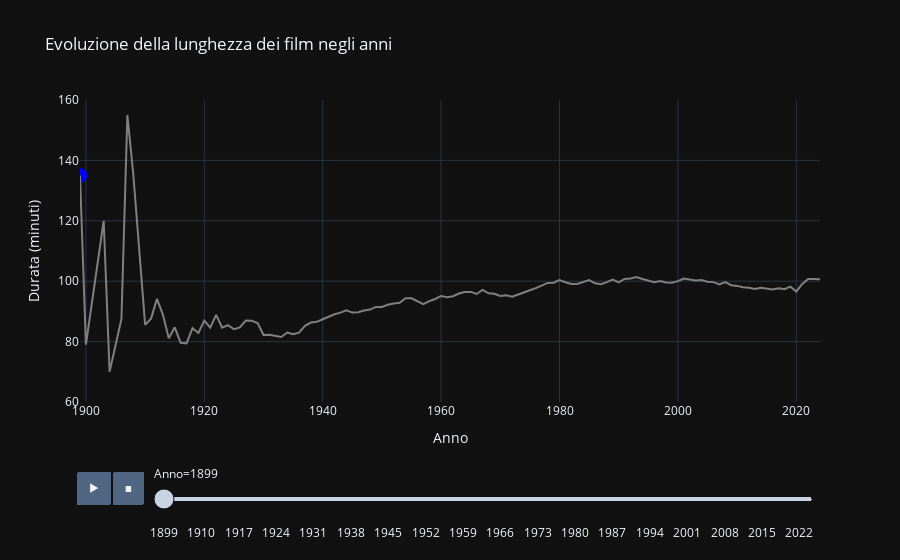

The code cell stored with this chart in its notebook:
### Code cell
fig = px.scatter(
    average_length,
    x="year",
    y="length",
    animation_frame="year",
    title="Evoluzione della lunghezza dei film negli anni",
    labels={'year': 'Anno', 'length': 'Durata (minuti)'},
    range_x=[1899, 2024],
    range_y=[60, 160]
)

# Modifica del tracciato per includere linea e marker
fig.update_traces(mode="lines+markers", marker=dict(size=15, color='blue'))

# Configurazione del layout
fig.update_layout(
    xaxis=dict(title="Anno"),
    yaxis=dict(title="Durata (minuti)"),
    showlegend=False
)
fig.add_trace(
    go.Scatter(
        x=average_length['year'],
        y=average_length['length'],
        mode='lines',
        line=dict(color='gray', width=2),
        showlegend=False
    )
)

fig.show()

### Figure 1 — Plotly figure (JSON) as saved in the notebook; plotly's stock layout.template omitted (floating-point values rounded to 4 significant figures)
{"data": [{"hovertemplate": "Anno=%{x}<br>Durata (minuti)=%{y}<extra></extra>", "legendgroup": "", "marker": {"color": "blue", "symbol": "circle", "size": 15}, "mode": "lines+markers", "name": "", "orientation": "v", "showlegend": false, "x": [1899], "xaxis": "x", "y": [135.0], "yaxis": "y", "type": "scatter"}, {"line": {"color": "gray", "width": 2}, "mode": "lines", "showlegend": false, "x": [1899, 1900, 1903, 1904, 1906, 1907, 1908, 1910, 1911, 1912, 1913, 1914, 1915, 1916, 1917, 1918, 1919, 1920, 1921, 1922, 1923, 1924, 1925, 1926, 1927, 1928, 1929, 1930, 1931, 1932, 1933, 1934, 1935, 1936, 1937, 1938, 1939, 1940, 1941, 1942, 1943, 1944, 1945, 1946, 1947, 1948, 1949, 1950, 1951, 1952, 1953, 1954, 1955, 1956, 1957, 1958, 1959, 1960, 1961, 1962, 1963, 1964, 1965, 1966, 1967, 1968, 1969, 1970, 1971, 1972, 1973, 1974, 1975, 1976, 1977, 1978, 1979, 1980, 1981, 1982, 1983, 1984, 1985, 1986, 1987, 1988, 1989, 1990, 1991, 1992, 1993, 1994, 1995, 1996, 1997, 1998, 1999, 2000, 2001, 2002, 2003, 2004, 2005, 2006, 2007, 2008, 2009, 2010, 2011, 2012, 2013, 2014, 2015, 2016, 2017, 2018, 2019, 2020, 2021, 2022, 2023, 2024], "y": [135.0, 79.0, 120.0, 70.0, 87.5, 155.0, 135.5, 85.6, 87.6, 94.15, 88.94, 81.07, 84.75, 79.63, 79.43, 84.43, 82.86, 86.99, 84.65, 88.84, 84.59, 85.46, 84.09, 84.69, 86.97, 86.91, 86.12, 82.19, 82.27, 81.85, 81.52, 83.01, 82.44, 82.97, 85.22, 86.31, 86.55, 87.4, 88.34, 89.06, 89.61, 90.39, 89.61, 89.73, 90.27, 90.59, 91.48, 91.49, 92.18, 92.64, 92.84, 94.34, 94.33, 93.27, 92.39, 93.39, 94.12, 95.12, 94.68, 95.01, 95.92, 96.44, 96.46, 95.76, 97.1, 96.01, 95.84, 95.1, 95.32, 94.83, 95.47, 96.36, 96.99, 97.69, 98.5, 99.42, 99.5, 100.4, 99.66, 99.11, 99.09, 99.7, 100.4, 99.31, 98.98, 99.68, 100.5, 99.61, 100.7, 100.9, 101.4, 100.8, 100.3, 99.63, 100.0, 99.56, 99.49, 100.0, 100.9, 100.6, 100.2, 100.4, 99.84, 99.69, 98.91, 99.73, 98.67, 98.44, 97.98, 97.79, 97.39, 97.82, 97.52, 97.26, 97.67, 97.37, 98.2, 96.6, 99.08, 100.7, 100.7, 100.6], "type": "scatter"}], "layout": {"xaxis": {"anchor": "y", "domain": [0.0, 1.0], "title": {"text": "Anno"}, "range": [1899, 2024], "categoryorder": "array", "categoryarray": [1899, 1900, 1903, 1904, 1906, 1907, 1908, 1910, 1911, 1912, 1913, 1914, 1915, 1916, 1917, 1918, 1919, 1920, 1921, 1922, 1923, 1924, 1925, 1926, 1927, 1928, 1929, 1930, 1931, 1932, 1933, 1934, 1935, 1936, 1937, 1938, 1939, 1940, 1941, 1942, 1943, 1944, 1945, 1946, 1947, 1948, 1949, 1950, 1951, 1952, 1953, 1954, 1955, 1956, 1957, 1958, 1959, 1960, 1961, 1962, 1963, 1964, 1965, 1966, 1967, 1968, 1969, 1970, 1971, 1972, 1973, 1974, 1975, 1976, 1977, 1978, 1979, 1980, 1981, 1982, 1983, 1984, 1985, 1986, 1987, 1988, 1989, 1990, 1991, 1992, 1993, 1994, 1995, 1996, 1997, 1998, 1999, 2000, 2001, 2002, 2003, 2004, 2005, 2006, 2007, 2008, 2009, 2010, 2011, 2012, 2013, 2014, 2015, 2016, 2017, 2018, 2019, 2020, 2021, 2022, 2023, 2024]}, "yaxis": {"anchor": "x", "domain": [0.0, 1.0], "title": {"text": "Durata (minuti)"}, "range": [60, 160]}, "legend": {"tracegroupgap": 0}, "title": {"text": "Evoluzione della lunghezza dei film negli anni"}, "updatemenus": [{"buttons": [{"args": [null, {"frame": {"duration": 500, "redraw": false}, "mode": "immediate", "fromcurrent": true, "transition": {"duration": 500, "easing": "linear"}}], "label": "&#9654;", "method": "animate"}, {"args": [[null], {"frame": {"duration": 0, "redraw": false}, "mode": "immediate", "fromcurrent": true, "transition": {"duration": 0, "easing": "linear"}}], "label": "&#9724;", "method": "animate"}], "direction": "left", "pad": {"r": 10, "t": 70}, "showactive": false, "type": "buttons", "x": 0.1, "xanchor": "right", "y": 0, "yanchor": "top"}], "sliders": [{"active": 0, "currentvalue": {"prefix": "Anno="}, "len": 0.9, "pad": {"b": 10, "t": 60}, "steps": [{"args": [["1899"], {"frame": {"duration": 0, "redraw": false}, "mode": "immediate", "fromcurrent": true, "transition": {"duration": 0, "easing": "linear"}}], "label": "1899", "method": "animate"}, {"args": [["1900"], {"frame": {"duration": 0, "redraw": false}, "mode": "immediate", "fromcurrent": true, "transition": {"duration": 0, "easing": "linear"}}], "label": "1900", "method": "animate"}, {"args": [["1903"], {"frame": {"duration": 0, "redraw": false}, "mode": "immediate", "fromcurrent": true, "transition": {"duration": 0, "easing": "linear"}}], "label": "1903", "method": "animate"}, {"args": [["1904"], {"frame": {"duration": 0, "redraw": false}, "mode": "immediate", "fromcurrent": true, "transition": {"duration": 0, "easing": "linear"}}], "label": "1904", "method": "animate"}, {"args": [["1906"], {"frame": {"duration": 0, "redraw": false}, "mode": "immediate", "fromcurrent": true, "transition": {"duration": 0, "easing": "linear"}}], "label": "1906", "method": "animate"}, {"args": [["1907"], {"frame": {"duration": 0, "redraw": false}, "mode": "immediate", "fromcurrent": true, "transition": {"duration": 0, "easing": "linear"}}], "label": "1907", "method": "animate"}, {"args": [["1908"], {"frame": {"duration": 0, "redraw": false}, "mode": "immediate", "fromcurrent": true, "transition": {"duration": 0, "easing": "linear"}}], "label": "1908", "method": "animate"}, {"args": [["1910"], {"frame": {"duration": 0, "redraw": false}, "mode": "immediate", "fromcurrent": true, "transition": {"duration": 0, "easing": "linear"}}], "label": "1910", "method": "animate"}, {"args": [["1911"], {"frame": {"duration": 0, "redraw": false}, "mode": "immediate", "fromcurrent": true, "transition": {"duration": 0, "easing": "linear"}}], "label": "1911", "method": "animate"}, {"args": [["1912"], {"frame": {"duration": 0, "redraw": false}, "mode": "immediate", "fromcurrent": true, "transition": {"duration": 0, "easing": "linear"}}], "label": "1912", "method": "animate"}, {"args": [["1913"], {"frame": {"duration": 0, "redraw": false}, "mode": "immediate", "fromcurrent": true, "transition": {"duration": 0, "easing": "linear"}}], "label": "1913", "method": "animate"}, {"args": [["1914"], {"frame": {"duration": 0, "redraw": false}, "mode": "immediate", "fromcurrent": true, "transition": {"duration": 0, "easing": "linear"}}], "label": "1914", "method": "animate"}, {"args": [["1915"], {"frame": {"duration": 0, "redraw": false}, "mode": "immediate", "fromcurrent": true, "transition": {"duration": 0, "easing": "linear"}}], "label": "1915", "method": "animate"}, {"args": [["1916"], {"frame": {"duration": 0, "redraw": false}, "mode": "immediate", "fromcurrent": true, "transition": {"duration": 0, "easing": "linear"}}], "label": "1916", "method": "animate"}, {"args": [["1917"], {"frame": {"duration": 0, "redraw": false}, "mode": "immediate", "fromcurrent": true, "transition": {"duration": 0, "easing": "linear"}}], "label": "1917", "method": "animate"}, {"args": [["1918"], {"frame": {"duration": 0, "redraw": false}, "mode": "immediate", "fromcurrent": true, "transition": {"duration": 0, "easing": "linear"}}], "label": "1918", "method": "animate"}, {"args": [["1919"], {"frame": {"duration": 0, "redraw": false}, "mode": "immediate", "fromcurrent": true, "transition": {"duration": 0, "easing": "linear"}}], "label": "1919", "method": "animate"}, {"args": [["1920"], {"frame": {"duration": 0, "redraw": false}, "mode": "immediate", "fromcurrent": true, "transition": {"duration": 0, "easing": "linear"}}], "label": "1920", "method": "animate"}, {"args": [["1921"], {"frame": {"duration": 0, "redraw": false}, "mode": "immediate", "fromcurrent": true, "transition": {"duration": 0, "easing": "linear"}}], "label": "1921", "method": "animate"}, {"args": [["1922"], {"frame": {"duration": 0, "redraw": false}, "mode": "immediate", "fromcurrent": true, "transition": {"duration": 0, "easing": "linear"}}], "label": "1922", "method": "animate"}, {"args": [["1923"], {"frame": {"duration": 0, "redraw": false}, "mode": "immediate", "fromcurrent": true, "transition": {"duration": 0, "easing": "linear"}}], "label": "1923", "method": "animate"}, {"args": [["1924"], {"frame": {"duration": 0, "redraw": false}, "mode": "immediate", "fromcurrent": true, "transition": {"duration": 0, "easing": "linear"}}], "label": "1924", "method": "animate"}, {"args": [["1925"], {"frame": {"duration": 0, "redraw": false}, "mode": "immediate", "fromcurrent": true, "transition": {"duration": 0, "easing": "linear"}}], "label": "1925", "method": "animate"}, {"args": [["1926"], {"frame": {"duration": 0, "redraw": false}, "mode": "immediate", "fromcurrent": true, "transition": {"duration": 0, "easing": "linear"}}], "label": "1926", "method": "animate"}, {"args": [["1927"], {"frame": {"duration": 0, "redraw": false}, "mode": "immediate", "fromcurrent": true, "transition": {"duration": 0, "easing": "linear"}}], "label": "1927", "method": "animate"}, {"args": [["1928"], {"frame": {"duration": 0, "redraw": false}, "mode": "immediate", "fromcurrent": true, "transition": {"duration": 0, "easing": "linear"}}], "label": "1928", "method": "animate"}, {"args": [["1929"], {"frame": {"duration": 0, "redraw": false}, "mode": "immediate", "fromcurrent": true, "transition": {"duration": 0, "easing": "linear"}}], "label": "1929", "method": "animate"}, {"args": [["1930"], {"frame": {"duration": 0, "redraw": false}, "mode": "immediate", "fromcurrent": true, "transition": {"duration": 0, "easing": "linear"}}], "label": "1930", "method": "animate"}, {"args": [["1931"], {"frame": {"duration": 0, "redraw": false}, "mode": "immediate", "fromcurrent": true, "transition": {"duration": 0, "easing": "linear"}}], "label": "1931", "method": "animate"}, {"args": [["1932"], {"frame": {"duration": 0, "redraw": false}, "mode": "immediate", "fromcurrent": true, "transition": {"duration": 0, "easing": "linear"}}], "label": "1932", "method": "animate"}, {"args": [["1933"], {"frame": {"duration": 0, "redraw": false}, "mode": "immediate", "fromcurrent": true, "transition": {"duration": 0, "easing": "linear"}}], "label": "1933", "method": "animate"}, {"args": [["1934"], {"frame": {"duration": 0, "redraw": false}, "mode": "immediate", "fromcurrent": true, "transition": {"duration": 0, "easing": "linear"}}], "label": "1934", "method": "animate"}, {"args": [["1935"], {"frame": {"duration": 0, "redraw": false}, "mode": "immediate", "fromcurrent": true, "transition": {"duration": 0, "easing": "linear"}}], "label": "1935", "method": "animate"}, {"args": [["1936"], {"frame": {"duration": 0, "redraw": false}, "mode": "immediate", "fromcurrent": true, "transition": {"duration": 0, "easing": "linear"}}], "label": "1936", "method": "animate"}, {"args": [["1937"], {"frame": {"duration": 0, "redraw": false}, "mode": "immediate", "fromcurrent": true, "transition": {"duration": 0, "easing": "linear"}}], "label": "1937", "method": "animate"}, {"args": [["1938"], {"frame": {"duration": 0, "redraw": false}, "mode": "immediate", "fromcurrent": true, "transition": {"duration": 0, "easing": "linear"}}], "label": "1938", "method": "animate"}, {"args": [["1939"], {"frame": {"duration": 0, "redraw": false}, "mode": "immediate", "fromcurrent": true, "transition": {"duration": 0, "easing": "linear"}}], "label": "1939", "method": "animate"}, {"args": [["1940"], {"frame": {"duration": 0, "redraw": false}, "mode": "immediate", "fromcurrent": true, "transition": {"duration": 0, "easing": "linear"}}], "label": "1940", "method": "animate"}, {"args": [["1941"], {"frame": {"duration": 0, "redraw": false}, "mode": "immediate", "fromcurrent": true, "transition": {"duration": 0, "easing": "linear"}}], "label": "1941", "method": "animate"}, {"args": [["1942"], {"frame": {"duration": 0, "redraw": false}, "mode": "immediate", "fromcurrent": true, "transition": {"duration": 0, "easing": "linear"}}], "label": "1942", "method": "animate"}, {"args": [["1943"], {"frame": {"duration": 0, "redraw": false}, "mode": "immediate", "fromcurrent": true, "transition": {"duration": 0, "easing": "linear"}}], "label": "1943", "method": "animate"}, {"args": [["1944"], {"frame": {"duration": 0, "redraw": false}, "mode": "immediate", "fromcurrent": true, "transition": {"duration": 0, "easing": "linear"}}], "label": "1944", "method": "animate"}, {"args": [["1945"], {"frame": {"duration": 0, "redraw": false}, "mode": "immediate", "fromcurrent": true, "transition": {"duration": 0, "easing": "linear"}}], "label": "1945", "method": "animate"}, {"args": [["1946"], {"frame": {"duration": 0, "redraw": false}, "mode": "immediate", "fromcurrent": true, "transition": {"duration": 0, "easing": "linear"}}], "label": "1946", "method": "animate"}, {"args": [["1947"], {"frame": {"duration": 0, "redraw": false}, "mode": "immediate", "fromcurrent": true, "transition": {"duration": 0, "easing": "linear"}}], "label": "1947", "method": "animate"}, {"args": [["1948"], {"frame": {"duration": 0, "redraw": false}, "mode": "immediate", "fromcurrent": true, "transition": {"duration": 0, "easing": "linear"}}], "label": "1948", "method": "animate"}, {"args": [["1949"], {"frame": {"duration": 0, "redraw": false}, "mode": "immediate", "fromcurrent": true, "transition": {"duration": 0, "easing": "linear"}}], "label": "1949", "method": "animate"}, {"args": [["1950"], {"frame": {"duration": 0, "redraw": false}, "mode": "immediate", "fromcurrent": true, "transition": {"duration": 0, "easing": "linear"}}], "label": "1950", "method": "animate"}, {"args": [["1951"], {"frame": {"duration": 0, "redraw": false}, "mode": "immediate", "fromcurrent": true, "transition": {"duration": 0, "easing": "linear"}}], "label": "1951", "method": "animate"}, {"args": [["1952"], {"frame": {"duration": 0, "redraw": false}, "mode": "immediate", "fromcurrent": true, "transition": {"duration": 0, "easing": "linear"}}], "label": "1952", "method": "animate"}, {"args": [["1953"], {"frame": {"duration": 0, "redraw": false}, "mode": "immediate", "fromcurrent": true, "transition": {"duration": 0, "easing": "linear"}}], "label": "1953", "method": "animate"}, {"args": [["1954"], {"frame": {"duration": 0, "redraw": false}, "mode": "immediate", "fromcurrent": true, "transition": {"duration": 0, "easing": "linear"}}], "label": "1954", "method": "animate"}, {"args": [["1955"], {"frame": {"duration": 0, "redraw": false}, "mode": "immediate", "fromcurrent": true, "transition": {"duration": 0, "easing": "linear"}}], "label": "1955", "method": "animate"}, {"args": [["1956"], {"frame": {"duration": 0, "redraw": false}, "mode": "immediate", "fromcurrent": true, "transition": {"duration": 0, "easing": "linear"}}], "label": "1956", "method": "animate"}, {"args": [["1957"], {"frame": {"duration": 0, "redraw": false}, "mode": "immediate", "fromcurrent": true, "transition": {"duration": 0, "easing": "linear"}}], "label": "1957", "method": "animate"}, {"args": [["1958"], {"frame": {"duration": 0, "redraw": false}, "mode": "immediate", "fromcurrent": true, "transition": {"duration": 0, "easing": "linear"}}], "label": "1958", "method": "animate"}, {"args": [["1959"], {"frame": {"duration": 0, "redraw": false}, "mode": "immediate", "fromcurrent": true, "transition": {"duration": 0, "easing": "linear"}}], "label": "1959", "method": "animate"}, {"args": [["1960"], {"frame": {"duration": 0, "redraw": false}, "mode": "immediate", "fromcurrent": true, "transition": {"duration": 0, "easing": "linear"}}], "label": "1960", "method": "animate"}, {"args": [["1961"], {"frame": {"duration": 0, "redraw": false}, "mode": "immediate", "fromcurrent": true, "transition": {"duration": 0, "easing": "linear"}}], "label": "1961", "method": "animate"}, {"args": [["1962"], {"frame": {"duration": 0, "redraw": false}, "mode": "immediate", "fromcurrent": true, "transition": {"duration": 0, "easing": "linear"}}], "label": "1962", "method": "animate"}, {"args": [["1963"], {"frame": {"duration": 0, "redraw": false}, "mode": "immediate", "fromcurrent": true, "transition": {"duration": 0, "easing": "linear"}}], "label": "1963", "method": "animate"}, {"args": [["1964"], {"frame": {"duration": 0, "redraw": false}, "mode": "immediate", "fromcurrent": true, "transition": {"duration": 0, "easing": "linear"}}], "label": "1964", "method": "animate"}, {"args": [["1965"], {"frame": {"duration": 0, "redraw": false}, "mode": "immediate", "fromcurrent": true, "transition": {"duration": 0, "easing": "linear"}}], "label": "1965", "method": "animate"}, {"args": [["1966"], {"frame": {"duration": 0, "redraw": false}, "mode": "immediate", "fromcurrent": true, "transition": {"duration": 0, "easing": "linear"}}], "label": "1966", "method": "animate"}, {"args": [["1967"], {"frame": {"duration": 0, "redraw": false}, "mode": "immediate", "fromcurrent": true, "transition": {"duration": 0, "easing": "linear"}}], "label": "1967", "method": "animate"}, {"args": [["1968"], {"frame": {"duration": 0, "redraw": false}, "mode": "immediate", "fromcurrent": true, "transition": {"duration": 0, "easing": "linear"}}], "label": "1968", "method": "animate"}, {"args": [["1969"], {"frame": {"duration": 0, "redraw": false}, "mode": "immediate", "fromcurrent": true, "transition": {"duration": 0, "easing": "linear"}}], "label": "1969", "method": "animate"}, {"args": [["1970"], {"frame": {"duration": 0, "redraw": false}, "mode": "immediate", "fromcurrent": true, "transition": {"duration": 0, "easing": "linear"}}], "label": "1970", "method": "animate"}, {"args": [["1971"], {"frame": {"duration": 0, "redraw": false}, "mode": "immediate", "fromcurrent": true, "transition": {"duration": 0, "easing": "linear"}}], "label": "1971", "method": "animate"}, {"args": [["1972"], {"frame": {"duration": 0, "redraw": false}, "mode": "immediate", "fromcurrent": true, "transition": {"duration": 0, "easing": "linear"}}], "label": "1972", "method": "animate"}, {"args": [["1973"], {"frame": {"duration": 0, "redraw": false}, "mode": "immediate", "fromcurrent": true, "transition": {"duration": 0, "easing": "linear"}}], "label": "1973", "method": "animate"}, {"args": [["1974"], {"frame": {"duration": 0, "redraw": false}, "mode": "immediate", "fromcurrent": true, "transition": {"duration": 0, "easing": "linear"}}], "label": "1974", "method": "animate"}, {"args": [["1975"], {"frame": {"duration": 0, "redraw": false}, "mode": "immediate", "fromcurrent": true, "transition": {"duration": 0, "easing": "linear"}}], "label": "1975", "method": "animate"}, {"args": [["1976"], {"frame": {"duration": 0, "redraw": false}, "mode": "immediate", "fromcurrent": true, "transition": {"duration": 0, "easing": "linear"}}], "label": "1976", "method": "animate"}, {"args": [["1977"], {"frame": {"duration": 0, "redraw": false}, "mode": "immediate", "fromcurrent": true, "transition": {"duration": 0, "easing": "linear"}}], "label": "1977", "method": "animate"}, {"args": [["1978"], {"frame": {"duration": 0, "redraw": false}, "mode": "immediate", "fromcurrent": true, "transition": {"duration": 0, "easing": "linear"}}], "label": "1978", "method": "animate"}, {"args": [["1979"], {"frame": {"duration": 0, "redraw": false}, "mode": "immediate", "fromcurrent": true, "transition": {"duration": 0, "easing": "linear"}}], "label": "1979", "method": "animate"}, {"args": [["1980"], {"frame": {"duration": 0, "redraw": false}, "mode": "immediate", "fromcurrent": true, "transition": {"duration": 0, "easing": "linear"}}], "label": "1980", "method": "animate"}, {"args": [["1981"], {"frame": {"duration": 0, "redraw": false}, "mode": "immediate", "fromcurrent": true, "transition": {"duration": 0, "easing": "linear"}}], "label": "1981", "method": "animate"}, {"args": [["1982"], {"frame": {"duration": 0, "redraw": false}, "mode": "immediate", "fromcurrent": true, "transition": {"duration": 0, "easing": "linear"}}], "label": "1982", "method": "animate"}, {"args": [["1983"], {"frame": {"duration": 0, "redraw": false}, "mode": "immediate", "fromcurrent": true, "transition": {"duration": 0, "easing": "linear"}}], "label": "1983", "method": "animate"}, {"args": [["1984"], {"frame": {"duration": 0, "redraw": false}, "mode": "immediate", "fromcurrent": true, "transition": {"duration": 0, "easing": "linear"}}], "label": "1984", "method": "animate"}, {"args": [["1985"], {"frame": {"duration": 0, "redraw": false}, "mode": "immediate", "fromcurrent": true, "transition": {"duration": 0, "easing": "linear"}}], "label": "1985", "method": "animate"}, {"args": [["1986"], {"frame": {"duration": 0, "redraw": false}, "mode": "immediate", "fromcurrent": true, "transition": {"duration": 0, "easing": "linear"}}], "label": "1986", "method": "animate"}, {"args": [["1987"], {"frame": {"duration": 0, "redraw": false}, "mode": "immediate", "fromcurrent": true, "transition": {"duration": 0, "easing": "linear"}}], "label": "1987", "method": "animate"}, {"args": [["1988"], {"frame": {"duration": 0, "redraw": false}, "mode": "immediate", "fromcurrent": true, "transition": {"duration": 0, "easing": "linear"}}], "label": "1988", "method": "animate"}, {"args": [["1989"], {"frame": {"duration": 0, "redraw": false}, "mode": "immediate", "fromcurrent": true, "transition": {"duration": 0, "easing": "linear"}}], "label": "1989", "method": "animate"}, {"args": [["1990"], {"frame": {"duration": 0, "redraw": false}, "mode": "immediate", "fromcurrent": true, "transition": {"duration": 0, "easing": "linear"}}], "label": "1990", "method": "animate"}, {"args": [["1991"], {"frame": {"duration": 0, "redraw": false}, "mode": "immediate", "fromcurrent": true, "transition": {"duration": 0, "easing": "linear"}}], "label": "1991", "method": "animate"}, {"args": [["1992"], {"frame": {"duration": 0, "redraw": false}, "mode": "immediate", "fromcurrent": true, "transition": {"duration": 0, "easing": "linear"}}], "label": "1992", "method": "animate"}, {"args": [["1993"], {"frame": {"duration": 0, "redraw": false}, "mode": "immediate", "fromcurrent": true, "transition": {"duration": 0, "easing": "linear"}}], "label": "1993", "method": "animate"}, {"args": [["1994"], {"frame": {"duration": 0, "redraw": false}, "mode": "immediate", "fromcurrent": true, "transition": {"duration": 0, "easing": "linear"}}], "label": "1994", "method": "animate"}, {"args": [["1995"], {"frame": {"duration": 0, "redraw": false}, "mode": "immediate", "fromcurrent": true, "transition": {"duration": 0, "easing": "linear"}}], "label": "1995", "method": "animate"}, {"args": [["1996"], {"frame": {"duration": 0, "redraw": false}, "mode": "immediate", "fromcurrent": true, "transition": {"duration": 0, "easing": "linear"}}], "label": "1996", "method": "animate"}, {"args": [["1997"], {"frame": {"duration": 0, "redraw": false}, "mode": "immediate", "fromcurrent": true, "transition": {"duration": 0, "easing": "linear"}}], "label": "1997", "method": "animate"}, {"args": [["1998"], {"frame": {"duration": 0, "redraw": false}, "mode": "immediate", "fromcurrent": true, "transition": {"duration": 0, "easing": "linear"}}], "label": "1998", "method": "animate"}, {"args": [["1999"], {"frame": {"duration": 0, "redraw": false}, "mode": "immediate", "fromcurrent": true, "transition": {"duration": 0, "easing": "linear"}}], "label": "1999", "method": "animate"}, {"args": [["2000"], {"frame": {"duration": 0, "redraw": false}, "mode": "immediate", "fromcurrent": true, "transition": {"duration": 0, "easing": "linear"}}], "label": "2000", "method": "animate"}, {"args": [["2001"], {"frame": {"duration": 0, "redraw": false}, "mode": "immediate", "fromcurrent": true, "transition": {"duration": 0, "easing": "linear"}}], "label": "2001", "method": "animate"}, {"args": [["2002"], {"frame": {"duration": 0, "redraw": false}, "mode": "immediate", "fromcurrent": true, "transition": {"duration": 0, "easing": "linear"}}], "label": "2002", "method": "animate"}, {"args": [["2003"], {"frame": {"duration": 0, "redraw": false}, "mode": "immediate", "fromcurrent": true, "transition": {"duration": 0, "easing": "linear"}}], "label": "2003", "method": "animate"}, {"args": [["2004"], {"frame": {"duration": 0, "redraw": false}, "mode": "immediate", "fromcurrent": true, "transition": {"duration": 0, "easing": "linear"}}], "label": "2004", "method": "animate"}, {"args": [["2005"], {"frame": {"duration": 0, "redraw": false}, "mode": "immediate", "fromcurrent": true, "transition": {"duration": 0, "easing": "linear"}}], "label": "2005", "method": "animate"}, {"args": [["2006"], {"frame": {"duration": 0, "redraw": false}, "mode": "immediate", "fromcurrent": true, "transition": {"duration": 0, "easing": "linear"}}], "label": "2006", "method": "animate"}, {"args": [["2007"], {"frame": {"duration": 0, "redraw": false}, "mode": "immediate", "fromcurrent": true, "transition": {"duration": 0, "easing": "linear"}}], "label": "2007", "method": "animate"}, {"args": [["2008"], {"frame": {"duration": 0, "redraw": false}, "mode": "immediate", "fromcurrent": true, "transition": {"duration": 0, "easing": "linear"}}], "label": "2008", "method": "animate"}, {"args": [["2009"], {"frame": {"duration": 0, "redraw": false}, "mode": "immediate", "fromcurrent": true, "transition": {"duration": 0, "easing": "linear"}}], "label": "2009", "method": "animate"}, {"args": [["2010"], {"frame": {"duration": 0, "redraw": false}, "mode": "immediate", "fromcurrent": true, "transition": {"duration": 0, "easing": "linear"}}], "label": "2010", "method": "animate"}, {"args": [["2011"], {"frame": {"duration": 0, "redraw": false}, "mode": "immediate", "fromcurrent": true, "transition": {"duration": 0, "easing": "linear"}}], "label": "2011", "method": "animate"}, {"args": [["2012"], {"frame": {"duration": 0, "redraw": false}, "mode": "immediate", "fromcurrent": true, "transition": {"duration": 0, "easing": "linear"}}], "label": "2012", "method": "animate"}, {"args": [["2013"], {"frame": {"duration": 0, "redraw": false}, "mode": "immediate", "fromcurrent": true, "transition": {"duration": 0, "easing": "linear"}}], "label": "2013", "method": "animate"}, {"args": [["2014"], {"frame": {"duration": 0, "redraw": false}, "mode": "immediate", "fromcurrent": true, "transition": {"duration": 0, "easing": "linear"}}], "label": "2014", "method": "animate"}, {"args": [["2015"], {"frame": {"duration": 0, "redraw": false}, "mode": "immediate", "fromcurrent": true, "transition": {"duration": 0, "easing": "linear"}}], "label": "2015", "method": "animate"}, {"args": [["2016"], {"frame": {"duration": 0, "redraw": false}, "mode": "immediate", "fromcurrent": true, "transition": {"duration": 0, "easing": "linear"}}], "label": "2016", "method": "animate"}, {"args": [["2017"], {"frame": {"duration": 0, "redraw": false}, "mode": "immediate", "fromcurrent": true, "transition": {"duration": 0, "easing": "linear"}}], "label": "2017", "method": "animate"}, {"args": [["2018"], {"frame": {"duration": 0, "redraw": false}, "mode": "immediate", "fromcurrent": true, "transition": {"duration": 0, "easing": "linear"}}], "label": "2018", "method": "animate"}, {"args": [["2019"], {"frame": {"duration": 0, "redraw": false}, "mode": "immediate", "fromcurrent": true, "transition": {"duration": 0, "easing": "linear"}}], "label": "2019", "method": "animate"}, {"args": [["2020"], {"frame": {"duration": 0, "redraw": false}, "mode": "immediate", "fromcurrent": true, "transition": {"duration": 0, "easing": "linear"}}], "label": "2020", "method": "animate"}, {"args": [["2021"], {"frame": {"duration": 0, "redraw": false}, "mode": "immediate", "fromcurrent": true, "transition": {"duration": 0, "easing": "linear"}}], "label": "2021", "method": "animate"}, {"args": [["2022"], {"frame": {"duration": 0, "redraw": false}, "mode": "immediate", "fromcurrent": true, "transition": {"duration": 0, "easing": "linear"}}], "label": "2022", "method": "animate"}, {"args": [["2023"], {"frame": {"duration": 0, "redraw": false}, "mode": "immediate", "fromcurrent": true, "transition": {"duration": 0, "easing": "linear"}}], "label": "2023", "method": "animate"}, {"args": [["2024"], {"frame": {"duration": 0, "redraw": false}, "mode": "immediate", "fromcurrent": true, "transition": {"duration": 0, "easing": "linear"}}], "label": "2024", "method": "animate"}], "x": 0.1, "xanchor": "left", "y": 0, "yanchor": "top"}], "showlegend": false}}
